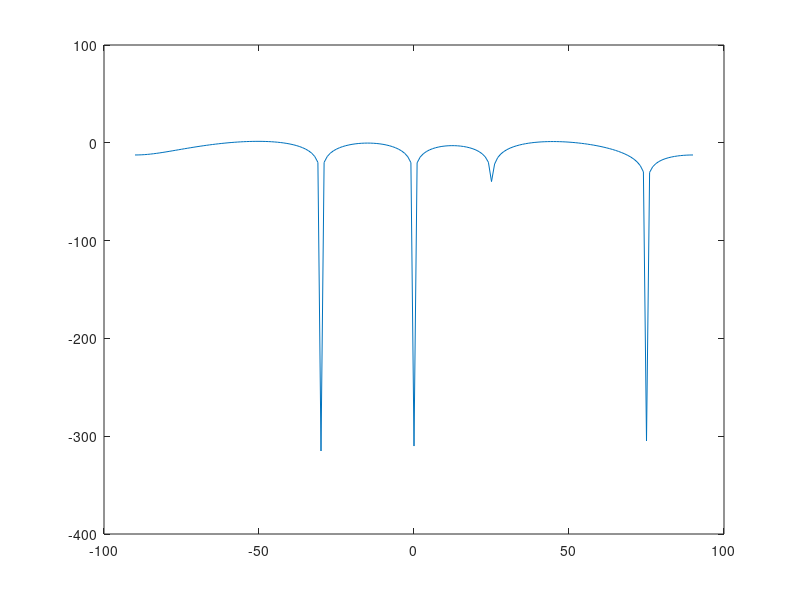

Reproduce this figure in MATLAB.
%Time for Simulation
T=1;

%create an arriving signal
% fc: carrier frequency
% lc: carrier wavelength
% m: m(t) arriving signal 
% theta: angle of arrival (deg)
arvl_sig.fc = 2*10^9;
arvl_sig.lc = 3*10^8/arvl_sig.fc;
arvl_sig.m = 1; 
arvl_sig.theta = -90:1:90;

%build an antenna array
% M: number of antenna elements
% d: distance between elements
% D: multiplier of distance for each element
% S: array response vector for each theta
% W: weight vector designed
antn_arr.M = 5;
antn_arr.d = arvl_sig.lc/2;
antn_arr.D =0:1:antn_arr.M-1;
spacing = ((antn_arr.D'.*antn_arr.d)/arvl_sig.lc);
antn_arr.S = exp(-1i*2*pi*spacing*sind(arvl_sig.theta));

%Default weight vector
antn_arr.W=ones(1,antn_arr.M);

%Design a weight vector to nullout angles
antn_arr.e_thetas = [60,0,30,-75];
antn_arr.e = [1,0,0,0];
K=size(antn_arr.e,2)-1;
A=zeros(antn_arr.M,K+1);
for th_k = 1:1:K+1
    S_th_k = find(arvl_sig.theta==antn_arr.e_thetas(th_k));
    A(:,th_k)=antn_arr.S(:,S_th_k);
end
if antn_arr.M == (K+1) 
 antn_arr.W = antn_arr.e * inv(A);
end
if antn_arr.M > (K+1)
 antn_arr.W = antn_arr.e * pinv(A);
end
if antn_arr.M < (K+1)
 %statistical suppression 
end

%process anrenna array input signal
theta_idx = 1:1:size(arvl_sig.theta,2);
for t = T 
    for th=theta_idx
        processor.X = arvl_sig.m(t)* ... 
                        exp(1i*2*pi*arvl_sig.fc*t)* ...
                            antn_arr.S(:,th);
        processor.Y(th,t) = sum(ctranspose(antn_arr.W).*processor.X);
    end
end

%array beam pattern
G=(abs(processor.Y(:,t)).^2);
%array beam pattern
G_norm=(abs(processor.Y(:,t)).^2)/antn_arr.M;
%array beam pattern in dB
G_dB=10*log10(abs(processor.Y(:,t)').^2);
%array beam pattern in dB
G_dB_norm=10*log10((abs(processor.Y(:,t)).^2)/antn_arr.M);

plot(arvl_sig.theta,G_dB);
